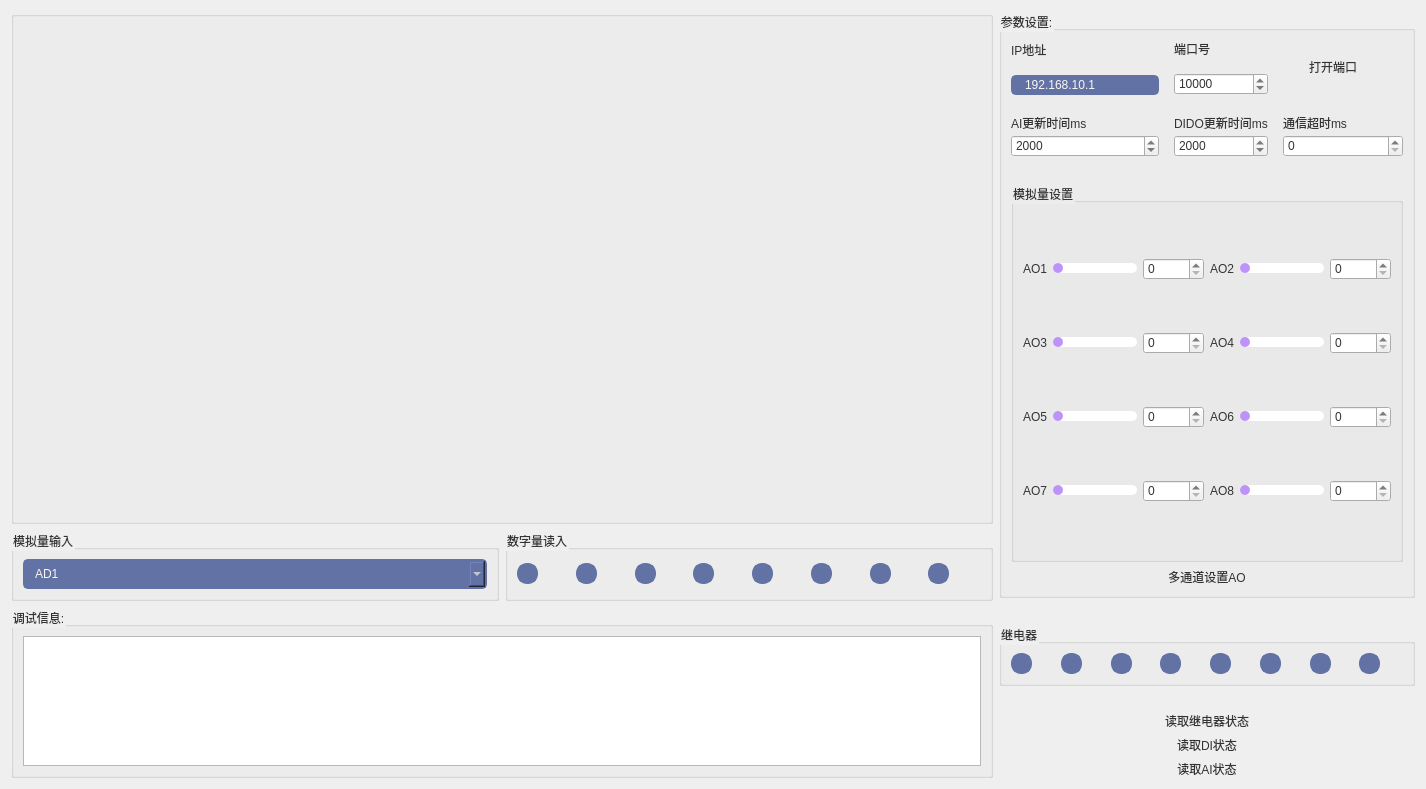
<?xml version="1.0" encoding="UTF-8"?>
<ui version="4.0">
 <class>Form</class>
 <widget class="QWidget" name="Form">
  <property name="geometry">
   <rect>
    <x>0</x>
    <y>0</y>
    <width>1426</width>
    <height>789</height>
   </rect>
  </property>
  <property name="contextMenuPolicy">
   <enum>Qt::PreventContextMenu</enum>
  </property>
  <property name="windowTitle">
   <string>Form</string>
  </property>
  <property name="styleSheet">
   <string notr="true">#styleSheet{
border: none;
margin: 0px;
}
QPushButton {
    background-repeat: no-repeat;
	border: none;
	background-color: transparent;
	text-align: center;
    color: #f8f8f2;
}
QPushButton:hover {
	background-color: #bd93f9;
}
QPushButton:pressed {
	background-color: #ff79c6;
	color: rgb(255, 255, 255);
}

QWidget{
	color: #333;
	font: 13pt &quot;Segoe UI&quot;;
}

QToolTip {
	color: #333;
	background-color: #f8f8f2;
	border: 1px solid #CCC;
	background-image: none;
	background-position: left center;
    background-repeat: no-repeat;
	border: none;
	border-left: 2px solid rgb(255, 121, 198);
	text-align: left;
	padding-left: 8px;
	margin: 0px;
}

QTableWidget {
	background-color: transparent;
	padding: 10px;
	border-radius: 5px;
	gridline-color: #9faeda;
    outline: none;
}
QTableWidget::item{
	border-color: #9faeda;
	padding-left: 5px;
	padding-right: 5px;
	gridline-color: #9faeda;
}
QTableWidget::item:selected{
	background-color: rgb(189, 147, 249);
    color: #f8f8f2;
}
QHeaderView::section{
	background-color: #6272a4;
	max-width: 30px;
	border: none;
	border-style: none;
}
QTableWidget::horizontalHeader {
	background-color: #6272a4;
}
QHeaderView::section:horizontal
{
    border: 1px solid #6272a4;
	background-color: #6272a4;
	padding: 3px;
	border-top-left-radius: 7px;
    border-top-right-radius: 7px;
    color: #f8f8f2;
}
QHeaderView::section:vertical
{
    border: 1px solid #6272a4;
}

/* /////////////////////////////////////////////////////////////////////////////////////////////////
LineEdit */
QLineEdit {
	background-color: #6272a4;
	border-radius: 5px;
	border: 2px solid #6272a4;
	padding-left: 10px;
	selection-color: rgb(255, 255, 255);
	selection-background-color: rgb(255, 121, 198);
    color: #f8f8f2;
}
QLineEdit:hover {
	border: 2px solid rgb(64, 71, 88);
}
QLineEdit:focus {
	border: 2px solid #ff79c6;
}

/* /////////////////////////////////////////////////////////////////////////////////////////////////
PlainTextEdit */
QPlainTextEdit {
	background-color: #6272a4;
	border-radius: 5px;
	padding: 10px;
	selection-color: rgb(255, 255, 255);
	selection-background-color: rgb(255, 121, 198);
    color: #f8f8f2;
}
QPlainTextEdit  QScrollBar:vertical {
    width: 8px;
 }
QPlainTextEdit  QScrollBar:horizontal {
    height: 8px;
 }
QPlainTextEdit:hover {
	border: 2px solid rgb(64, 71, 88);
}
QPlainTextEdit:focus {
	border: 2px solid #ff79c6;
}

/* /////////////////////////////////////////////////////////////////////////////////////////////////
ScrollBars */
QScrollBar:horizontal {
    border: none;
    background: #6272a4;
    height: 8px;
    margin: 0px 21px 0 21px;
	border-radius: 0px;
}
QScrollBar::handle:horizontal {
    background: rgb(189, 147, 249);
    min-width: 25px;
	border-radius: 4px
}
QScrollBar::add-line:horizontal {
    border: none;
    background: #6272a4;
    width: 20px;
	border-top-right-radius: 4px;
    border-bottom-right-radius: 4px;
    subcontrol-position: right;
    subcontrol-origin: margin;
}
QScrollBar::sub-line:horizontal {
    border: none;
    background: #6272a4;
    width: 20px;
	border-top-left-radius: 4px;
    border-bottom-left-radius: 4px;
    subcontrol-position: left;
    subcontrol-origin: margin;
}
QScrollBar::up-arrow:horizontal, QScrollBar::down-arrow:horizontal
{
     background: none;
}
QScrollBar::add-page:horizontal, QScrollBar::sub-page:horizontal
{
     background: none;
}
 QScrollBar:vertical {
	border: none;
    background-color: #6272a4;
    width: 8px;
    margin: 21px 0 21px 0;
	border-radius: 0px;
 }
 QScrollBar::handle:vertical {
	background: rgb(189, 147, 249);
    min-height: 25px;
	border-radius: 4px
 }
 QScrollBar::add-line:vertical {
     border: none;
    background: #6272a4;
     height: 20px;
	border-bottom-left-radius: 4px;
    border-bottom-right-radius: 4px;
     subcontrol-position: bottom;
     subcontrol-origin: margin;
 }
 QScrollBar::sub-line:vertical {
	border: none;
    background: #6272a4;
     height: 20px;
	border-top-left-radius: 4px;
    border-top-right-radius: 4px;
     subcontrol-position: top;
     subcontrol-origin: margin;
 }
 QScrollBar::up-arrow:vertical, QScrollBar::down-arrow:vertical {
     background: none;
 }

 QScrollBar::add-page:vertical, QScrollBar::sub-page:vertical {
     background: none;
 }

/* /////////////////////////////////////////////////////////////////////////////////////////////////
CheckBox 
QCheckBox::indicator {
    border: 3px solid #6272a4;
	width: 15px;
	height: 15px;
	border-radius: 10px;
    background: #6272a4;
}
QCheckBox::indicator:hover {
    border: 3px solid rgb(119, 136, 187);
}
QCheckBox::indicator:checked {
    background: 3px solid #bd93f9;
	border: 3px solid #bd93f9;
	background-image: url(:/icons/images/icons/cil-check-alt.png);
}
*/
/* /////////////////////////////////////////////////////////////////////////////////////////////////
RadioButton */
QRadioButton::indicator {
    border: 3px solid #6272a4;
	width: 15px;
	height: 15px;
	border-radius: 10px;
    background: #6272a4;
}
QRadioButton::indicator:hover {
    border: 3px solid rgb(119, 136, 187);
}
QRadioButton::indicator:checked {
    background: 3px solid #bd93f9;
	border: 3px solid #bd93f9;
}

/* /////////////////////////////////////////////////////////////////////////////////////////////////
ComboBox */
QComboBox{
	background-color: #6272a4;
	border-radius: 5px;
	border: 2px solid #6272a4;
	padding: 5px;
	padding-left: 10px;
    color: #f8f8f2;
}
QComboBox:hover{
	border: 2px solid #7284b9;
}
QComboBox::drop-down {
	subcontrol-origin: padding;
	subcontrol-position: top right;
	width: 25px;
	border-left-width: 3px;
	border-left-color: #6272a4;
	border-left-style: solid;
	border-top-right-radius: 3px;
	border-bottom-right-radius: 3px;
	background-image: url(:/icons/images/icons/cil-arrow-bottom.png);
	background-position: center;
	background-repeat: no-reperat;
 }
QComboBox QAbstractItemView {
	color: rgb(255, 255, 255);
	background-color: #6272a4;
	padding: 10px;
	selection-background-color: rgb(255, 121, 198);
}

/* /////////////////////////////////////////////////////////////////////////////////////////////////
Sliders */
QSlider::groove:horizontal {
    border-radius: 5px;
    height: 10px;
	margin: 0px;
	background-color: rgb(255, 255, 255);
}
QSlider::groove:horizontal:hover {
	background-color: rgb(255, 255, 255);
}
QSlider::handle:horizontal {
    background-color: rgb(189, 147, 249);
    border: none;
    height: 10px;
    width: 10px;
    margin: 0px;
	border-radius: 5px;
}
QSlider::handle:horizontal:hover {
    background-color: rgb(195, 155, 255);
}
QSlider::handle:horizontal:pressed {
    background-color: rgb(255, 121, 198);
}

QSlider::groove:vertical {
    border-radius: 5px;
    width: 10px;
    margin: 0px;
	background-color: #6272a4;
}
QSlider::groove:vertical:hover {
	background-color: #6272a4;
}
QSlider::handle:vertical {
    background-color: rgb(189, 147, 249);
	border: none;
    height: 10px;
    width: 10px;
    margin: 0px;
	border-radius: 5px;
}
QSlider::handle:vertical:hover {
    background-color: rgb(195, 155, 255);
}
QSlider::handle:vertical:pressed {
    background-color: rgb(255, 121, 198);
}


QTabWidget {
     border: none;
}

QTabWidget {
     border: none;
}

QTabBar::tab {
    color: rgb(0, 0, 0);
}
</string>
  </property>
  <layout class="QHBoxLayout" name="horizontalLayout_11" stretch="2,0">
   <item>
    <layout class="QVBoxLayout" name="verticalLayout_11" stretch="3,0,0,1">
     <item>
      <widget class="QGroupBox" name="groupBox_waveview">
       <property name="minimumSize">
        <size>
         <width>700</width>
         <height>500</height>
        </size>
       </property>
       <property name="title">
        <string/>
       </property>
      </widget>
     </item>
     <item>
      <layout class="QHBoxLayout" name="horizontalLayout_9">
       <item>
        <widget class="QGroupBox" name="groupBox_6">
         <property name="title">
          <string>模拟量输入</string>
         </property>
         <layout class="QHBoxLayout" name="horizontalLayout_12">
          <item>
           <widget class="QComboBox" name="comboBox_plotcannel">
            <item>
             <property name="text">
              <string>AD1</string>
             </property>
            </item>
            <item>
             <property name="text">
              <string>AD2</string>
             </property>
            </item>
            <item>
             <property name="text">
              <string>AD3</string>
             </property>
            </item>
            <item>
             <property name="text">
              <string>AD4</string>
             </property>
            </item>
            <item>
             <property name="text">
              <string>AD5</string>
             </property>
            </item>
            <item>
             <property name="text">
              <string>AD6</string>
             </property>
            </item>
            <item>
             <property name="text">
              <string>AD7</string>
             </property>
            </item>
            <item>
             <property name="text">
              <string>AD8</string>
             </property>
            </item>
            <item>
             <property name="text">
              <string>AD9</string>
             </property>
            </item>
            <item>
             <property name="text">
              <string>AD10</string>
             </property>
            </item>
            <item>
             <property name="text">
              <string>AD11</string>
             </property>
            </item>
            <item>
             <property name="text">
              <string>AD12</string>
             </property>
            </item>
            <item>
             <property name="text">
              <string>AD13</string>
             </property>
            </item>
            <item>
             <property name="text">
              <string>AD14</string>
             </property>
            </item>
            <item>
             <property name="text">
              <string>AD15</string>
             </property>
            </item>
            <item>
             <property name="text">
              <string>AD16</string>
             </property>
            </item>
           </widget>
          </item>
         </layout>
        </widget>
       </item>
       <item>
        <widget class="QGroupBox" name="groupBox_7">
         <property name="title">
          <string>数字量读入</string>
         </property>
         <layout class="QHBoxLayout" name="horizontalLayout_13">
          <item>
           <layout class="QHBoxLayout" name="horizontalLayout_10">
            <item>
             <widget class="QRadioButton" name="DI0">
              <property name="text">
               <string/>
              </property>
              <property name="autoExclusive">
               <bool>false</bool>
              </property>
             </widget>
            </item>
            <item>
             <widget class="QRadioButton" name="DI1">
              <property name="text">
               <string/>
              </property>
              <property name="autoExclusive">
               <bool>false</bool>
              </property>
             </widget>
            </item>
            <item>
             <widget class="QRadioButton" name="DI2">
              <property name="text">
               <string/>
              </property>
              <property name="autoExclusive">
               <bool>false</bool>
              </property>
             </widget>
            </item>
            <item>
             <widget class="QRadioButton" name="DI3">
              <property name="text">
               <string/>
              </property>
              <property name="autoExclusive">
               <bool>false</bool>
              </property>
             </widget>
            </item>
            <item>
             <widget class="QRadioButton" name="DI4">
              <property name="text">
               <string/>
              </property>
              <property name="autoExclusive">
               <bool>false</bool>
              </property>
             </widget>
            </item>
            <item>
             <widget class="QRadioButton" name="DI5">
              <property name="text">
               <string/>
              </property>
              <property name="autoExclusive">
               <bool>false</bool>
              </property>
             </widget>
            </item>
            <item>
             <widget class="QRadioButton" name="DI6">
              <property name="text">
               <string/>
              </property>
              <property name="autoExclusive">
               <bool>false</bool>
              </property>
             </widget>
            </item>
            <item>
             <widget class="QRadioButton" name="DI7">
              <property name="text">
               <string/>
              </property>
              <property name="autoExclusive">
               <bool>false</bool>
              </property>
             </widget>
            </item>
           </layout>
          </item>
         </layout>
        </widget>
       </item>
      </layout>
     </item>
     <item>
      <layout class="QHBoxLayout" name="horizontalLayout"/>
     </item>
     <item>
      <widget class="QGroupBox" name="groupBox_2">
       <property name="title">
        <string>调试信息:</string>
       </property>
       <layout class="QHBoxLayout" name="horizontalLayout_7">
        <item>
         <widget class="QTextBrowser" name="textBrowser">
          <property name="sizePolicy">
           <sizepolicy hsizetype="Preferred" vsizetype="Preferred">
            <horstretch>0</horstretch>
            <verstretch>0</verstretch>
           </sizepolicy>
          </property>
          <property name="maximumSize">
           <size>
            <width>16777215</width>
            <height>16777215</height>
           </size>
          </property>
         </widget>
        </item>
       </layout>
      </widget>
     </item>
    </layout>
   </item>
   <item>
    <layout class="QVBoxLayout" name="verticalLayout_12" stretch="3,0,0,0,1">
     <item>
      <layout class="QVBoxLayout" name="verticalLayout_2">
       <item>
        <widget class="QGroupBox" name="groupBox">
         <property name="title">
          <string>参数设置:</string>
         </property>
         <layout class="QVBoxLayout" name="verticalLayout_19">
          <item>
           <layout class="QGridLayout" name="gridLayout_2">
            <property name="spacing">
             <number>15</number>
            </property>
            <item row="0" column="0">
             <layout class="QVBoxLayout" name="verticalLayout_4">
              <item>
               <widget class="QLabel" name="label_3">
                <property name="text">
                 <string>IP地址</string>
                </property>
               </widget>
              </item>
              <item>
               <widget class="QLineEdit" name="lineEdit_IP">
                <property name="text">
                 <string>192.168.10.1</string>
                </property>
               </widget>
              </item>
             </layout>
            </item>
            <item row="3" column="1">
             <layout class="QVBoxLayout" name="verticalLayout_5">
              <property name="spacing">
               <number>0</number>
              </property>
              <item>
               <widget class="QLabel" name="label_4">
                <property name="maximumSize">
                 <size>
                  <width>16777215</width>
                  <height>30</height>
                 </size>
                </property>
                <property name="text">
                 <string>DIDO更新时间ms</string>
                </property>
                <property name="textFormat">
                 <enum>Qt::PlainText</enum>
                </property>
               </widget>
              </item>
              <item>
               <widget class="QSpinBox" name="spinBox_DIDO_updatetime">
                <property name="minimum">
                 <number>100</number>
                </property>
                <property name="maximum">
                 <number>100000</number>
                </property>
                <property name="value">
                 <number>2000</number>
                </property>
               </widget>
              </item>
             </layout>
            </item>
            <item row="3" column="0">
             <layout class="QVBoxLayout" name="verticalLayout_9">
              <property name="spacing">
               <number>0</number>
              </property>
              <property name="sizeConstraint">
               <enum>QLayout::SetDefaultConstraint</enum>
              </property>
              <item>
               <widget class="QLabel" name="label_2">
                <property name="maximumSize">
                 <size>
                  <width>16777215</width>
                  <height>30</height>
                 </size>
                </property>
                <property name="text">
                 <string>AI更新时间ms</string>
                </property>
               </widget>
              </item>
              <item>
               <widget class="QSpinBox" name="spinBox_AI_updatetime">
                <property name="minimum">
                 <number>100</number>
                </property>
                <property name="maximum">
                 <number>100000</number>
                </property>
                <property name="value">
                 <number>2000</number>
                </property>
               </widget>
              </item>
             </layout>
            </item>
            <item row="0" column="1">
             <layout class="QVBoxLayout" name="verticalLayout_8">
              <item>
               <widget class="QLabel" name="label_7">
                <property name="text">
                 <string>端口号</string>
                </property>
               </widget>
              </item>
              <item>
               <widget class="QSpinBox" name="spinBox_port">
                <property name="minimum">
                 <number>5000</number>
                </property>
                <property name="maximum">
                 <number>80000</number>
                </property>
                <property name="value">
                 <number>10000</number>
                </property>
               </widget>
              </item>
             </layout>
            </item>
            <item row="3" column="2">
             <layout class="QVBoxLayout" name="verticalLayout_7">
              <property name="spacing">
               <number>0</number>
              </property>
              <item>
               <widget class="QLabel" name="label_5">
                <property name="maximumSize">
                 <size>
                  <width>16777215</width>
                  <height>30</height>
                 </size>
                </property>
                <property name="text">
                 <string>通信超时ms</string>
                </property>
               </widget>
              </item>
              <item>
               <widget class="QSpinBox" name="spinBox_PWM1">
                <property name="maximum">
                 <number>65535</number>
                </property>
               </widget>
              </item>
             </layout>
            </item>
            <item row="0" column="2">
             <widget class="QCheckBox" name="checkBox_openport">
              <property name="minimumSize">
               <size>
                <width>120</width>
                <height>50</height>
               </size>
              </property>
              <property name="layoutDirection">
               <enum>Qt::RightToLeft</enum>
              </property>
              <property name="styleSheet">
               <string notr="true"> QCheckBox {
            /*font-size: 20px;*/
			font: 13pt &quot;Segoe UI&quot;;
        }

        QCheckBox::indicator {
            padding-top: 1px;
            width: 40px;
            height: 30px;
            border: none;
        }

        QCheckBox::indicator:unchecked {
            image: url(:/icon/check_on.png);
        }

        QCheckBox::indicator:checked {
            image: url(:/icon/check_off.png);
        }
</string>
              </property>
              <property name="text">
               <string>打开端口</string>
              </property>
             </widget>
            </item>
           </layout>
          </item>
          <item>
           <spacer name="verticalSpacer_2">
            <property name="orientation">
             <enum>Qt::Vertical</enum>
            </property>
            <property name="sizeType">
             <enum>QSizePolicy::Fixed</enum>
            </property>
            <property name="sizeHint" stdset="0">
             <size>
              <width>20</width>
              <height>20</height>
             </size>
            </property>
           </spacer>
          </item>
          <item>
           <widget class="QGroupBox" name="groupBox_ADsets">
            <property name="title">
             <string>模拟量设置</string>
            </property>
            <layout class="QGridLayout" name="gridLayout">
             <item row="1" column="0">
              <layout class="QHBoxLayout" name="horizontalLayout_4">
               <item>
                <widget class="QLabel" name="label_8">
                 <property name="text">
                  <string>AO3</string>
                 </property>
                </widget>
               </item>
               <item>
                <widget class="QSlider" name="Slider3">
                 <property name="maximum">
                  <number>10000</number>
                 </property>
                 <property name="orientation">
                  <enum>Qt::Horizontal</enum>
                 </property>
                </widget>
               </item>
               <item>
                <widget class="QSpinBox" name="spinBox_AO3">
                 <property name="maximum">
                  <number>10000</number>
                 </property>
                 <property name="singleStep">
                  <number>1</number>
                 </property>
                 <property name="value">
                  <number>0</number>
                 </property>
                </widget>
               </item>
              </layout>
             </item>
             <item row="1" column="1">
              <layout class="QHBoxLayout" name="horizontalLayout_5">
               <item>
                <widget class="QLabel" name="label_9">
                 <property name="text">
                  <string>AO4</string>
                 </property>
                </widget>
               </item>
               <item>
                <widget class="QSlider" name="Slider4">
                 <property name="maximum">
                  <number>10000</number>
                 </property>
                 <property name="orientation">
                  <enum>Qt::Horizontal</enum>
                 </property>
                </widget>
               </item>
               <item>
                <widget class="QSpinBox" name="spinBox_AO4">
                 <property name="maximum">
                  <number>10000</number>
                 </property>
                 <property name="singleStep">
                  <number>1</number>
                 </property>
                 <property name="value">
                  <number>0</number>
                 </property>
                </widget>
               </item>
              </layout>
             </item>
             <item row="0" column="0">
              <layout class="QHBoxLayout" name="horizontalLayout_2">
               <item>
                <widget class="QLabel" name="label">
                 <property name="text">
                  <string>AO1</string>
                 </property>
                </widget>
               </item>
               <item>
                <widget class="QSlider" name="Slider1">
                 <property name="maximum">
                  <number>10000</number>
                 </property>
                 <property name="orientation">
                  <enum>Qt::Horizontal</enum>
                 </property>
                </widget>
               </item>
               <item>
                <widget class="QSpinBox" name="spinBox_AO1">
                 <property name="maximum">
                  <number>10000</number>
                 </property>
                 <property name="singleStep">
                  <number>1</number>
                 </property>
                 <property name="value">
                  <number>0</number>
                 </property>
                </widget>
               </item>
              </layout>
             </item>
             <item row="3" column="1">
              <layout class="QHBoxLayout" name="horizontalLayout_17">
               <item>
                <widget class="QLabel" name="label_13">
                 <property name="text">
                  <string>AO8</string>
                 </property>
                </widget>
               </item>
               <item>
                <widget class="QSlider" name="Slider8">
                 <property name="maximum">
                  <number>10000</number>
                 </property>
                 <property name="orientation">
                  <enum>Qt::Horizontal</enum>
                 </property>
                </widget>
               </item>
               <item>
                <widget class="QSpinBox" name="spinBox_AO8">
                 <property name="maximum">
                  <number>10000</number>
                 </property>
                 <property name="singleStep">
                  <number>1</number>
                 </property>
                 <property name="value">
                  <number>0</number>
                 </property>
                </widget>
               </item>
              </layout>
             </item>
             <item row="2" column="1">
              <layout class="QHBoxLayout" name="horizontalLayout_15">
               <item>
                <widget class="QLabel" name="label_11">
                 <property name="text">
                  <string>AO6</string>
                 </property>
                </widget>
               </item>
               <item>
                <widget class="QSlider" name="Slider6">
                 <property name="maximum">
                  <number>10000</number>
                 </property>
                 <property name="orientation">
                  <enum>Qt::Horizontal</enum>
                 </property>
                </widget>
               </item>
               <item>
                <widget class="QSpinBox" name="spinBox_AO6">
                 <property name="maximum">
                  <number>10000</number>
                 </property>
                 <property name="singleStep">
                  <number>1</number>
                 </property>
                 <property name="value">
                  <number>0</number>
                 </property>
                </widget>
               </item>
              </layout>
             </item>
             <item row="2" column="0">
              <layout class="QHBoxLayout" name="horizontalLayout_8">
               <item>
                <widget class="QLabel" name="label_10">
                 <property name="text">
                  <string>AO5</string>
                 </property>
                </widget>
               </item>
               <item>
                <widget class="QSlider" name="Slider5">
                 <property name="maximum">
                  <number>10000</number>
                 </property>
                 <property name="orientation">
                  <enum>Qt::Horizontal</enum>
                 </property>
                </widget>
               </item>
               <item>
                <widget class="QSpinBox" name="spinBox_AO5">
                 <property name="maximum">
                  <number>10000</number>
                 </property>
                 <property name="singleStep">
                  <number>1</number>
                 </property>
                 <property name="value">
                  <number>0</number>
                 </property>
                </widget>
               </item>
              </layout>
             </item>
             <item row="3" column="0">
              <layout class="QHBoxLayout" name="horizontalLayout_16">
               <item>
                <widget class="QLabel" name="label_12">
                 <property name="text">
                  <string>AO7</string>
                 </property>
                </widget>
               </item>
               <item>
                <widget class="QSlider" name="Slider7">
                 <property name="maximum">
                  <number>10000</number>
                 </property>
                 <property name="orientation">
                  <enum>Qt::Horizontal</enum>
                 </property>
                </widget>
               </item>
               <item>
                <widget class="QSpinBox" name="spinBox_AO7">
                 <property name="maximum">
                  <number>10000</number>
                 </property>
                 <property name="singleStep">
                  <number>1</number>
                 </property>
                 <property name="value">
                  <number>0</number>
                 </property>
                </widget>
               </item>
              </layout>
             </item>
             <item row="0" column="1">
              <layout class="QHBoxLayout" name="horizontalLayout_3">
               <item>
                <widget class="QLabel" name="label_6">
                 <property name="text">
                  <string>AO2</string>
                 </property>
                </widget>
               </item>
               <item>
                <widget class="QSlider" name="Slider2">
                 <property name="maximum">
                  <number>10000</number>
                 </property>
                 <property name="orientation">
                  <enum>Qt::Horizontal</enum>
                 </property>
                </widget>
               </item>
               <item>
                <widget class="QSpinBox" name="spinBox_AO2">
                 <property name="maximum">
                  <number>10000</number>
                 </property>
                 <property name="singleStep">
                  <number>1</number>
                 </property>
                 <property name="value">
                  <number>0</number>
                 </property>
                </widget>
               </item>
              </layout>
             </item>
            </layout>
           </widget>
          </item>
          <item>
           <widget class="QPushButton" name="btn_setAO">
            <property name="text">
             <string>多通道设置AO</string>
            </property>
           </widget>
          </item>
         </layout>
        </widget>
       </item>
      </layout>
     </item>
     <item>
      <spacer name="verticalSpacer_3">
       <property name="orientation">
        <enum>Qt::Vertical</enum>
       </property>
       <property name="sizeType">
        <enum>QSizePolicy::Minimum</enum>
       </property>
       <property name="sizeHint" stdset="0">
        <size>
         <width>20</width>
         <height>20</height>
        </size>
       </property>
      </spacer>
     </item>
     <item>
      <widget class="QGroupBox" name="groupBox_3">
       <property name="title">
        <string>继电器</string>
       </property>
       <layout class="QHBoxLayout" name="horizontalLayout_6">
        <item>
         <widget class="QRadioButton" name="DO0">
          <property name="text">
           <string/>
          </property>
          <property name="autoExclusive">
           <bool>false</bool>
          </property>
         </widget>
        </item>
        <item>
         <widget class="QRadioButton" name="DO1">
          <property name="text">
           <string/>
          </property>
          <property name="autoExclusive">
           <bool>false</bool>
          </property>
         </widget>
        </item>
        <item>
         <widget class="QRadioButton" name="DO2">
          <property name="text">
           <string/>
          </property>
          <property name="autoExclusive">
           <bool>false</bool>
          </property>
         </widget>
        </item>
        <item>
         <widget class="QRadioButton" name="DO3">
          <property name="text">
           <string/>
          </property>
          <property name="autoExclusive">
           <bool>false</bool>
          </property>
         </widget>
        </item>
        <item>
         <widget class="QRadioButton" name="DO4">
          <property name="text">
           <string/>
          </property>
          <property name="autoExclusive">
           <bool>false</bool>
          </property>
         </widget>
        </item>
        <item>
         <widget class="QRadioButton" name="DO5">
          <property name="text">
           <string/>
          </property>
          <property name="autoExclusive">
           <bool>false</bool>
          </property>
         </widget>
        </item>
        <item>
         <widget class="QRadioButton" name="DO6">
          <property name="text">
           <string/>
          </property>
          <property name="autoExclusive">
           <bool>false</bool>
          </property>
         </widget>
        </item>
        <item>
         <widget class="QRadioButton" name="DO7">
          <property name="text">
           <string/>
          </property>
          <property name="autoExclusive">
           <bool>false</bool>
          </property>
         </widget>
        </item>
       </layout>
      </widget>
     </item>
     <item>
      <spacer name="verticalSpacer">
       <property name="orientation">
        <enum>Qt::Vertical</enum>
       </property>
       <property name="sizeType">
        <enum>QSizePolicy::Minimum</enum>
       </property>
       <property name="sizeHint" stdset="0">
        <size>
         <width>20</width>
         <height>20</height>
        </size>
       </property>
      </spacer>
     </item>
     <item>
      <layout class="QVBoxLayout" name="verticalLayout">
       <item>
        <widget class="QPushButton" name="btn_readDO">
         <property name="sizePolicy">
          <sizepolicy hsizetype="Minimum" vsizetype="Fixed">
           <horstretch>0</horstretch>
           <verstretch>0</verstretch>
          </sizepolicy>
         </property>
         <property name="minimumSize">
          <size>
           <width>0</width>
           <height>0</height>
          </size>
         </property>
         <property name="contextMenuPolicy">
          <enum>Qt::NoContextMenu</enum>
         </property>
         <property name="layoutDirection">
          <enum>Qt::LeftToRight</enum>
         </property>
         <property name="text">
          <string>读取继电器状态</string>
         </property>
         <property name="iconSize">
          <size>
           <width>16</width>
           <height>16</height>
          </size>
         </property>
         <property name="autoRepeatDelay">
          <number>300</number>
         </property>
         <property name="autoRepeatInterval">
          <number>100</number>
         </property>
        </widget>
       </item>
       <item>
        <widget class="QPushButton" name="btn_readDI">
         <property name="text">
          <string>读取DI状态</string>
         </property>
        </widget>
       </item>
       <item>
        <widget class="QPushButton" name="btn_readAI">
         <property name="text">
          <string>读取AI状态</string>
         </property>
        </widget>
       </item>
      </layout>
     </item>
    </layout>
   </item>
  </layout>
 </widget>
 <resources>
  <include location="icon/icon.qrc"/>
 </resources>
 <connections/>
</ui>
